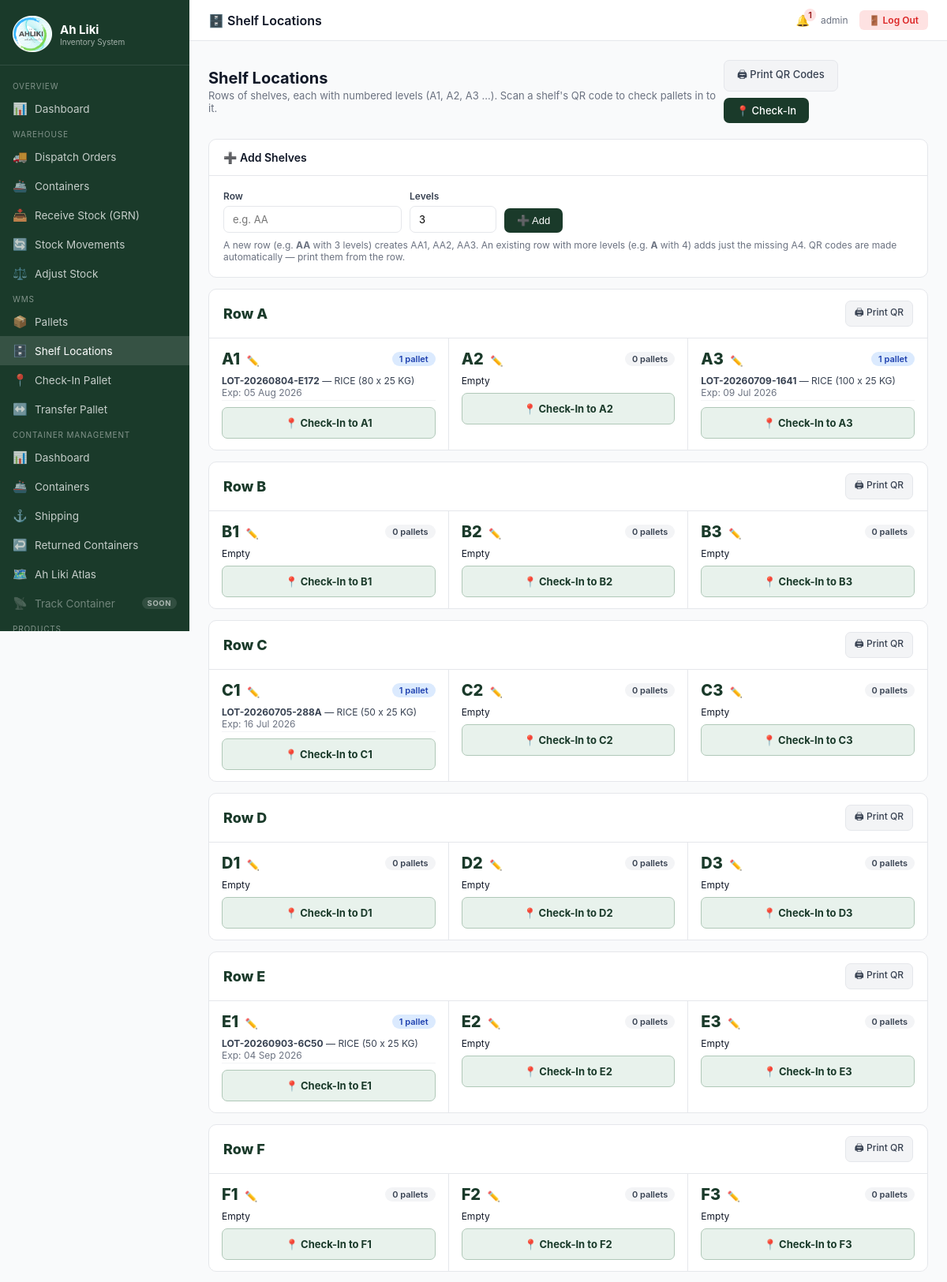
The app's page /wms/shelves/ (signed in, upper part) with its own data.
### inventory/models.py (models this page shows, shortened)
class ShelfLocation(models.Model):
    code = models.CharField(max_length=20, unique=True)   # e.g. A1, B2, Z3, AA1
    letter = models.CharField(max_length=10)               # the row: A–Z, or a longer name added later (AA)
    story = models.PositiveSmallIntegerField()             # the level within the row: 1, 2, 3…
    class Meta:
        ordering = ['letter', 'story']

class Pallet(models.Model):
    lot_number = models.CharField(max_length=100, unique=True)
    product = models.ForeignKey(Product, on_delete=models.CASCADE, related_name='pallets')
    grn_item = models.ForeignKey(GRNItem, on_delete=models.SET_NULL, null=True, blank=True, related_name='pallets')
    container_item = models.ForeignKey('ContainerItem', on_delete=models.SET_NULL, null=True, blank=True, related_name='pallets')
    quantity = models.PositiveIntegerField()
    expiry_date = models.DateField(null=True, blank=True)
    created_at = models.DateTimeField(auto_now_add=True)
    created_by = models.ForeignKey(User, on_delete=models.SET_NULL, null=True, related_name='pallets_created')
    notes = models.TextField(blank=True)

class Product(models.Model):
    sku = models.CharField(max_length=100, unique=True)
    name = models.CharField(max_length=200)
    category = models.ForeignKey(Category, on_delete=models.SET_NULL, null=True, related_name='products')
    supplier = models.ForeignKey(Supplier, on_delete=models.SET_NULL, null=True, related_name='products')
    unit_price = models.DecimalField(max_digits=10, decimal_places=2)
    cost_price = models.DecimalField(max_digits=10, decimal_places=2, default=0)
    reorder_level = models.PositiveIntegerField(default=10, help_text='Alert when stock falls below this')
    unit = models.CharField(max_length=50, default='each', help_text='e.g. each, kg, litre, carton')
    barcode = models.CharField(max_length=200, blank=True)
    description = models.TextField(blank=True)
    is_active = models.BooleanField(default=True)
    created_at = models.DateTimeField(auto_now_add=True)

### inventory/views.py (the view)
# urls.py: path('wms/shelves/', views.shelf_list, name='shelf_list'),
@login_required
@role_required('admin', 'manager', 'warehouse', 'wms_operator')
def shelf_list(request):
    shelves = ShelfLocation.objects.all()
    shelf_data = []
    for shelf in shelves:
        pallets = list(Pallet.objects.filter(
            location_history__shelf=shelf,
            location_history__is_current=True,
        ).select_related('product'))
        shelf_data.append({'shelf': shelf, 'pallets': pallets, 'count': len(pallets)})
    from collections import OrderedDict
    shelf_by_letter = OrderedDict()
    for row in shelf_data:
        letter = row['shelf'].letter
        shelf_by_letter.setdefault(letter, []).append(row)
    return render(request, 'wms/shelf_list.html', {'shelf_data': shelf_data, 'shelf_by_letter': shelf_by_letter,
                                                   'add_form': ShelfAddForm(),
                                                   'is_admin': _user_role(request.user) == 'admin'})

### templates/wms/shelf_list.html (shortened to what this page needs)
{% extends 'base.html' %}
{% load custom_tags %}
{% block topbar_title %}🗄️ Shelf Locations{% endblock %}
{% block content %}
<div class="page-header">
  <div>
    <h1>Shelf Locations</h1>
    <p>Rows of shelves, each with numbered levels (A1, A2, A3 …). Scan a shelf's QR code to check pallets in to it.</p>
  </div>
  <div style="display:flex;gap:8px;flex-wrap:wrap">
    <a href="{% url 'shelf_qr_print' %}" class="btn btn-secondary">🖨 Print QR Codes</a>
    <a href="{% url 'wms_checkin' %}" class="btn btn-primary">📍 Check-In</a>
  </div>
</div>
{% if is_admin %}
<div class="card" style="margin-bottom:14px">
  <div class="card-header"><h2>➕ Add Shelves</h2></div>
  <div class="card-body">
    <form method="post" action="{% url 'shelf_add' %}" style="display:flex;gap:10px;align-items:flex-end;flex-wrap:wrap">
      <div class="form-group" style="margin:0">
        <label for="id_row">{{ add_form.row.label }}</label>
        {{ add_form.row }}
      </div>
      <div class="form-group" style="margin:0;width:110px">
        <label for="id_levels">{{ add_form.levels.label }}</label>
        {{ add_form.levels }}
      </div>
      <button type="submit" class="btn btn-primary">➕ Add</button>
    </form>
    <p style="font-size:12px;color:var(--gray-500);margin-top:8px">
      A new row (e.g. <strong>AA</strong> with 3 levels) creates AA1, AA2, AA3. An existing row with more levels
      (e.g. <strong>A</strong> with 4) adds just the missing A4. QR codes are made automatically — print them from the row.
    </p>
  </div>
</div>
{% endif %}
{% for letter, rows in shelf_by_letter.items %}
<div class="card" style="margin-bottom:14px" id="row-{{ letter }}">
  <div class="card-header" style="display:flex;justify-content:space-between;align-items:center">
    <h2 style="font-size:18px;font-weight:800;color:var(--green-dark)">Row {{ letter }}</h2>
    <a href="{% url 'shelf_qr_print' %}?row={{ letter }}" class="btn btn-sm btn-secondary">🖨 Print QR</a>
  </div>
  <div class="shelf-row-grid">
    {% for row in rows %}
    <div class="shelf-cell">
      <div style="display:flex;justify-content:space-between;align-items:center;margin-bottom:6px">
        <span style="font-size:20px;font-weight:800;color:var(--green-dark)">{{ row.shelf.code }}
          {% if is_admin %}<a href="{% url 'shelf_edit' row.shelf.code %}" title="Edit {{ row.shelf.code }}"
             style="font-size:13px;font-weight:600;text-decoration:none;margin-left:4px">✏️</a>{% endif %}</span>
        <span class="badge {% if row.count %}badge-blue{% else %}badge-gray{% endif %}">
          {{ row.count }} pallet{{ row.count|pluralize }}
        </span>
      </div>
      {% if row.pallets %}
      <ul style="list-style:none;font-size:12px;color:var(--gray-700);margin-bottom:6px">
        {% for p in row.pallets %}
        <li style="padding:2px 0;border-bottom:1px solid var(--gray-100)">
          <strong>{{ p.lot_number }}</strong> — {{ p.product.name }} ({{ p.quantity }} x {{ p.product.unit }})
          {% if p.expiry_date %}<br><span style="color:var(--gray-500)">Exp: {{ p.expiry_date|date:"d M Y" }}</span>{% endif %}
        </li>
        {% endfor %}
      </ul>
      {% else %}
      <span style="font-size:12px;color:var(--gray-400)">Empty</span>
      {% endif %}
      <a href="{% url 'wms_checkin_shelf' row.shelf.code %}" class="shelf-checkin-btn">📍 Check-In to {{ row.shelf.code }}</a>
    </div>
    {% endfor %}
  </div>
</div>
{% endfor %}
{% endblock %}

### templates/base.html (shortened to what this page needs)
<!DOCTYPE html>
<html lang="en">
<head>
{% load static %}
{% load custom_tags %}
<link rel="stylesheet" href="{% static 'css/main.css' %}">
</head>
<body>
{% with user_role=request.user|user_role %}
{% with is_admin=request.user.is_superuser %}
<div class="layout{% if user_role == 'wms_operator' or user_role == 'wms_dispatcher' %} wms-op-layout{% endif %}">
  <aside class="sidebar" id="sidebar">
    <div class="sidebar-brand">
      <div class="logo">
        <img src="{% static 'image/ahliki_logo.png' %}" alt="Ah Liki Logo" class="logo-image">
        <div>
          <div class="logo-text">Ah Liki</div>
          <div class="logo-sub">{% if user_role == 'wms_operator' %}WMS Operator{% elif user_role == 'wms_dispatcher' %}WMS Dispatcher{% elif user_role == 'custom_broker' %}Customs Broker{% else %}Inventory System{% endif %}</div>
        </div>
      </div>
    </div>
    <nav class="sidebar-nav">
      {% if user_role == 'wms_operator' %}
      <div class="nav-section">Home</div>
      <a href="{% url 'wms_dashboard' %}" class="{% if request.resolver_match.url_name == 'wms_dashboard' %}active{% endif %}">
        <span class="icon">🏠</span> WMS Dashboard
      </a>
      <div class="nav-section">Receive Stock</div>
      <a href="{% url 'grn_list' %}" class="{% if 'grn' in request.resolver_match.url_name %}active{% endif %}">
        <span class="icon">📥</span> Receive Stock (GRN)
      </a>
      <a href="{% url 'grn_add' %}" class="{% if request.resolver_match.url_name == 'grn_add' %}active{% endif %}">
        <span class="icon">➕</span> New GRN
      </a>
      <a href="{% url 'warehouse_container_list' %}" class="{% if 'container' in request.resolver_match.url_name and 'cms_' not in request.resolver_match.url_name %}active{% endif %}">
        <span class="icon">🚢</span> Containers
      </a>
      <div class="nav-section">WMS Operations</div>
      <a href="{% url 'wms_checkin' %}" class="{% if 'checkin' in request.resolver_match.url_name %}active{% endif %}">
        <span class="icon">📍</span> Check-In Pallet
      </a>
      <a href="{% url 'wms_transfer' %}" class="{% if 'transfer' in request.resolver_match.url_name %}active{% endif %}">
        <span class="icon">↔️</span> Transfer Pallet
      </a>
      <a href="{% url 'pallet_list' %}" class="{% if 'pallet' in request.resolver_match.url_name %}active{% endif %}">
        <span class="icon">📦</span> Pallets
      </a>
      <a href="{% url 'shelf_list' %}" class="{% if 'shelf' in request.resolver_match.url_name %}active{% endif %}">
        <span class="icon">🗄️</span> Shelf Locations
      </a>
      {% else %}
      {% if is_admin or user_role == 'admin' or user_role == 'warehouse' or user_role == 'finance' or user_role == 'manager' %}
      <div class="nav-section">Overview</div>
      <a href="{% url 'dashboard' %}" class="{% if request.resolver_match.url_name == 'dashboard' %}active{% endif %}">
        <span class="icon">📊</span> Dashboard
      </a>
      {% endif %}
      {% if is_admin or user_role == 'admin' or user_role == 'manager' or user_role == 'warehouse' %}
      <div class="nav-section">Warehouse</div>
      <a href="{% url 'warehouse_dispatch_list' %}" class="{% if 'dispatch' in request.resolver_match.url_name %}active{% endif %}">
        <span class="icon">🚚</span> Dispatch Orders
      </a>
      <a href="{% url 'warehouse_container_list' %}" class="{% if 'container' in request.resolver_match.url_name and 'cms_' not in request.resolver_match.url_name %}active{% endif %}">
        <span class="icon">🚢</span> Containers
      </a>
      <a href="{% url 'grn_list' %}" class="{% if 'grn' in request.resolver_match.url_name %}active{% endif %}">
        <span class="icon">📥</span> Receive Stock (GRN)
      </a>
      <a href="{% url 'stock_movements' %}" class="{% if 'stock_movements' in request.resolver_match.url_name %}active{% endif %}">
        <span class="icon">🔄</span> Stock Movements
      </a>
      <a href="{% url 'stock_adjust' %}" class="{% if 'stock_adjust' in request.resolver_match.url_name %}active{% endif %}">
        <span class="icon">⚖️</span> Adjust Stock
      </a>
      <div class="nav-section">WMS</div>
      <a href="{% url 'pallet_list' %}" class="{% if 'pallet' in request.resolver_match.url_name %}active{% endif %}">
        <span class="icon">📦</span> Pallets
      </a>
      <a href="{% url 'shelf_list' %}" class="{% if 'shelf' in request.resolver_match.url_name %}active{% endif %}">
        <span class="icon">🗄️</span> Shelf Locations
      </a>
      <a href="{% url 'wms_checkin' %}" class="{% if 'checkin' in request.resolver_match.url_name %}active{% endif %}">
        <span class="icon">📍</span> Check-In Pallet
      </a>
      <a href="{% url 'wms_transfer' %}" class="{% if 'transfer' in request.resolver_match.url_name %}active{% endif %}">
        <span class="icon">↔️</span> Transfer Pallet
      </a>
      {% endif %}
      {% if is_admin or user_role == 'admin' or user_role == 'manager' %}
      <div class="nav-section">Container Management</div>
      <a href="{% url 'cms_dashboard' %}" class="{% if request.resolver_match.url_name == 'cms_dashboard' %}active{% endif %}">
        <span class="icon">📊</span> Dashboard
      </a>
      <a href="{% url 'cms_containers' %}" class="{% if request.resolver_match.url_name == 'cms_containers' or 'cms_container_' in request.resolver_match.url_name %}active{% endif %}">
        <span class="icon">🚢</span> Containers
      </a>
      <a href="{% url 'cms_shipping' %}" class="{% if 'cms_shipping' in request.resolver_match.url_name %}active{% endif %}">
        <span class="icon">⚓</span> Shipping
      </a>
      <a href="{% url 'cms_returns' %}" class="{% if 'cms_return' in request.resolver_match.url_name %}active{% endif %}">
        <span class="icon">↩️</span> Returned Containers
      </a>
      <a href="{% url 'cms_atlas' %}" class="{% if request.resolver_match.url_name == 'cms_atlas' %}active{% endif %}">
        <span class="icon">🗺️</span> Ah Liki Atlas
      </a>
      <span class="nav-disabled" title="Coming soon" aria-disabled="true">
        <span class="icon">📡</span> Track Container <span class="nav-soon">Soon</span>
      </span>
      {% endif %}
      {% if is_admin or user_role == 'admin' or user_role == 'manager' or user_role == 'warehouse' %}
      <div class="nav-section">Products</div>
      {% elif user_role == 'finance' %}
      <div class="nav-section">Pricing</div>
      <a href="{% url 'product_list' %}" class="{% if 'product' in request.resolver_match.url_name %}active{% endif %}">
        <span class="icon">💰</span> Manage Prices
      </a>
      {% endif %}
      {% endif %}
    </nav>
  </aside>
  <div class="main">
    <div class="topbar">
      <div class="topbar-title">
        {% block topbar_title %}{% endblock %}
      </div>
      <div class="topbar-right">
        {% if is_admin or user_role == 'admin' or user_role == 'warehouse' or user_role == 'manager' %}
        <a href="{% url 'alert_list' %}" style="position:relative;color:var(--gray-700);text-decoration:none">
          🔔{% if open_alerts_count %}<span class="badge badge-red" style="position:absolute;top:-6px;right:-8px;padding:1px 5px">{{ open_alerts_count }}</span>{% endif %}
        </a>
        {% endif %}
        <a href="{% url 'profile' %}" class="topbar-user">
          {{ request.user.get_full_name|default:request.user.username }}
        </a>
        <form method="post" action="{% url 'logout' %}" style="margin:0">
          <button type="submit" class="topbar-logout" title="Log Out">🚪<span class="lbl"> Log Out</span></button>
        </form>
      </div>
    </div>
    <div class="content">
      {% block content %}{% endblock %}
    </div>
  </div>
</div>
{% endwith %}
{% endwith %}
</body>
</html>

### records on screen
ShelfLocation: shelf.code "A1", count "1"
Pallet: lot_number "LOT-20260804-E172", product.name "RICE", quantity "80", product.unit "25 KG", expiry_date "05 Aug 2026"
ShelfLocation: shelf.code "A2", count "0", shows "Empty"
ShelfLocation: shelf.code "A3", count "1"
Pallet: lot_number "LOT-20260709-1641", product.name "RICE", quantity "100", product.unit "25 KG", expiry_date "09 Jul 2026"
ShelfLocation: shelf.code "B1", count "0", shows "Empty"
ShelfLocation: shelf.code "B2", count "0", shows "Empty"
ShelfLocation: shelf.code "B3", count "0", shows "Empty"
ShelfLocation: shelf.code "C1", count "1"
Pallet: lot_number "LOT-20260705-288A", product.name "RICE", quantity "50", product.unit "25 KG", expiry_date "16 Jul 2026"
ShelfLocation: shelf.code "C2", count "0", shows "Empty"
ShelfLocation: shelf.code "C3", count "0", shows "Empty"
ShelfLocation: shelf.code "D1", count "0", shows "Empty"
ShelfLocation: shelf.code "D2", count "0", shows "Empty"
ShelfLocation: shelf.code "D3", count "0", shows "Empty"
ShelfLocation: shelf.code "E1", count "1"
Pallet: lot_number "LOT-20260903-6C50", product.name "RICE", quantity "50", product.unit "25 KG", expiry_date "04 Sep 2026"
ShelfLocation: shelf.code "E2", count "0", shows "Empty"
ShelfLocation: shelf.code "E3", count "0", shows "Empty"
ShelfLocation: shelf.code "F1", count "0", shows "Empty"
ShelfLocation: shelf.code "F2", count "0", shows "Empty"
ShelfLocation: shelf.code "F3", count "0", shows "Empty"

### other values on screen
{{ open_alerts_count }} "1"
{{ request.user.get_full_name|default:request.user.username }} "admin"
{{ add_form.row.label }} "Row"
{{ add_form.levels.label }} "Levels"
{{ letter }} "A" "B" "C" "D" "E" "F"
